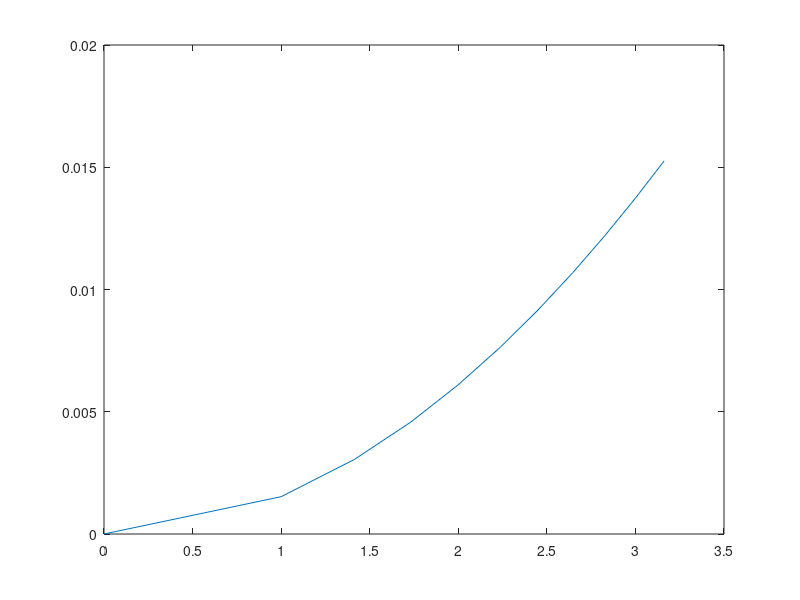

This figure's MATLAB source:
%Temporary to fill in text file
x = 0:1:4095;
y = 0:1:4095;
z = 10:1:4095;
A = sqrt(x);
B = sqrt(y);
C = sqrt(z);
fileID = fopen('dummy_data.txt','w');  
for k = 1: 11
fprintf(fileID,'%1.5f,',A(k));
fprintf(fileID,'%1.5f,',B(k));
fprintf(fileID,'%1.5f\r\n',C(k));
end
fclose(fileID);

%{
20 files --> each battery
every time increment you have:
20 times
20 volts
%}


%This is the part we will use when we get an SD Card text file read in
Matrix = dlmread('dummy_data.txt',',');
Time = Matrix(:,1);
Voltage = Matrix(:,2)*(2.5/4095);
i = 5;
E = i.*(cumtrapz(Time, Voltage));
E_final = E(end);
plot(Time, E)
%MatrixC = Matrix(:,3);
%plot(Time,Voltage,'y-',Time,MatrixC,'go')